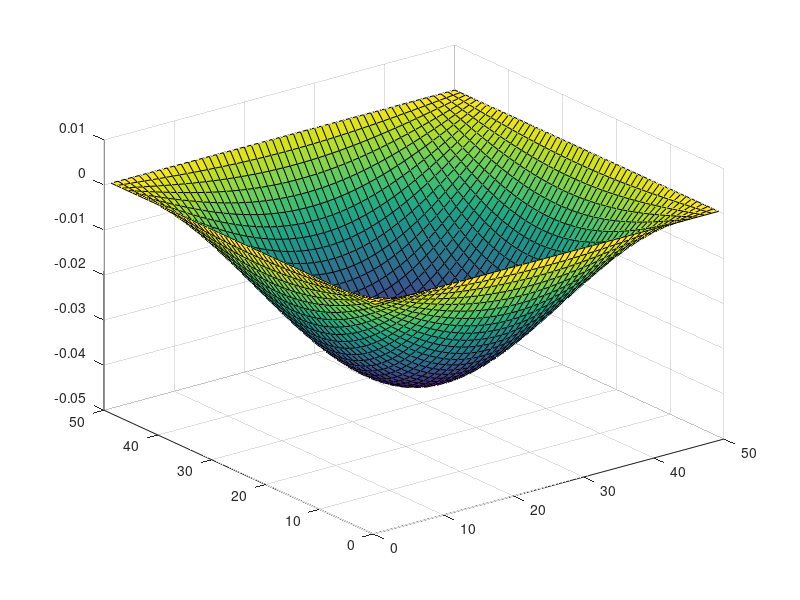
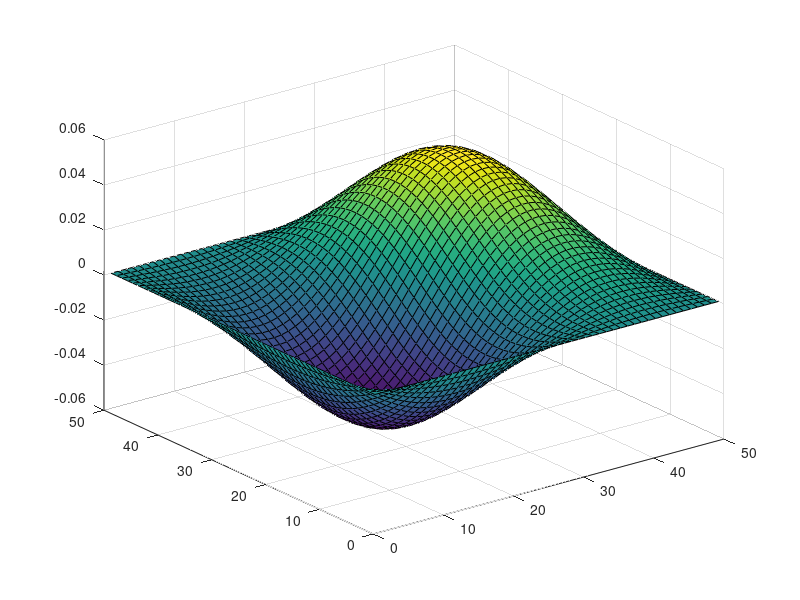
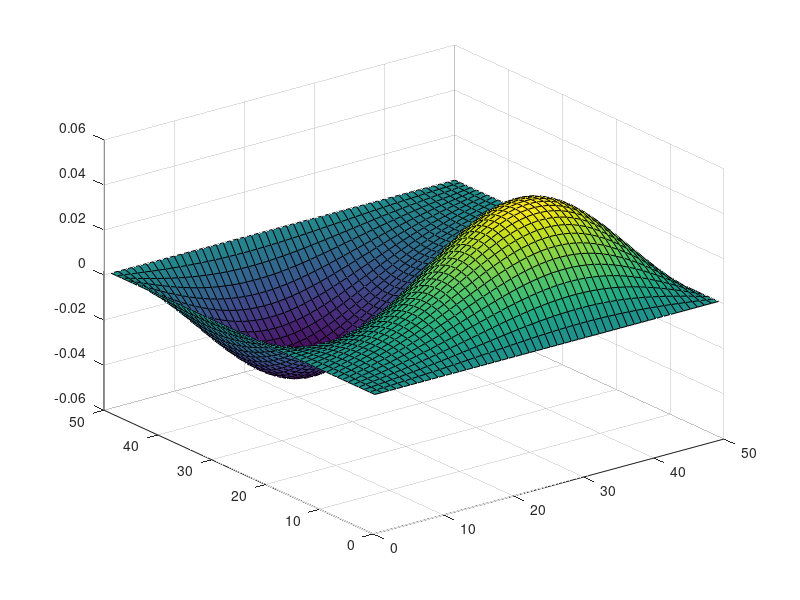
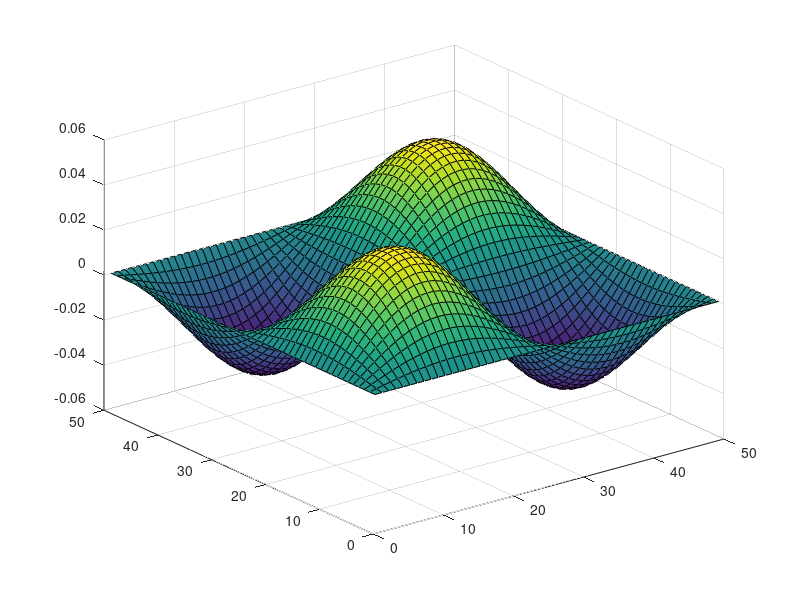

Recreate these plots in MATLAB, in order.
nx = 50;
ny = 50;

G = zeros(nx*ny);

for i = 1:nx
    for j = 1:nx
        n = j + (i-1)*ny;
        if i==1 || i == nx || j == 1 || j == ny
            G(n,n) = 1;
        else
            nxm = j + (i-2)*ny;
            nxp = j + i*ny;
            nym = j-1 + (i-1)*ny;
            nyp = j + 1 + (i-1)*ny;
            
            G(n,n) = -4;
            G(n,nxm) = 1;
            G(n,nxp) = 1;
            G(n,nyp) = 1;
            G(n,nym) = 1;   
        end
    end
end

[E,D] = eigs(G,9,'SM');

i = 1;
j = 1;

for solution = 1:9
    for loop = 1:2500
        space{solution}(i,j) = E(loop,solution);
        if(j==50)
            j = 1;
            i = i + 1;
        else
            j = j + 1;
        end
    end
    i = 1;
    j = 1;
end

for figureCounter = 1:9
    figure(figureCounter)
    surf(space{figureCounter})
end

